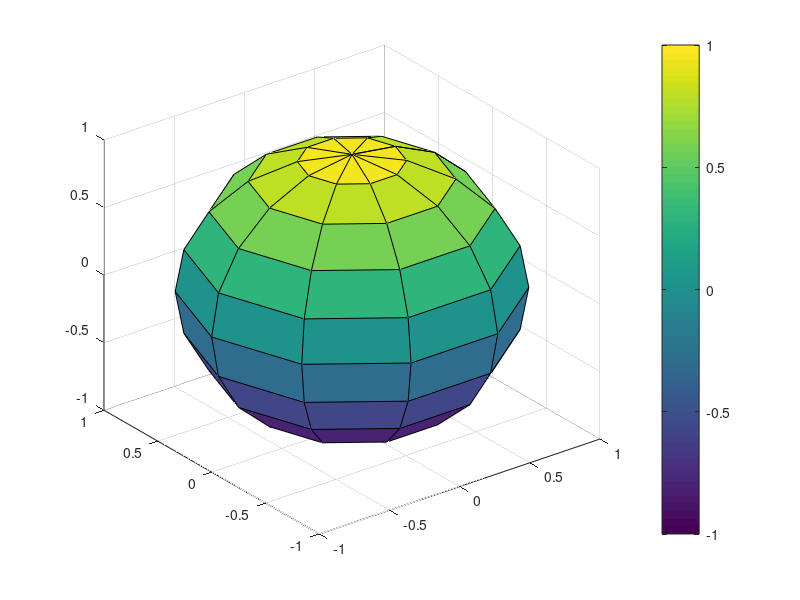

Recreate this plot in MATLAB.
% t = 0 : 0.1 : 5;
% y = exp(t);
% plot(t, y);

%   SOLVING DIFFERENTIAL EQUATION
% dif1 = @(t, y) y;
% [t, y] = ode45(dif1, [0 5], 1);
% plot(t, y);
% xlabel('time');
% ylabel('y');

% [t, y] = ode45(@problem3, [0 1], [0 0]);
% plot(t, y);

% for i = 1 : 4
%     x = linspace(0, 2*pi, 10*i);
%     y = cos(x) + sin(x);
%     subplot(2, 2, i);
%     plot(x, y, 'ro');
% end

% freq = 100 : 100 : 500;
% volts = [1.1 1.5 1.7 2.0 2.1];
% subplot(2 ,2, 1);
% bar(freq, volts);
% subplot(2, 2, 2);
% barh(freq, volts);
% subplot(2, 2, 3);
% area(freq, volts);
% subplot(2, 2, 4);
% stem(freq, volts);

% x = 0 : 0.01 : 6*pi;
% y = cos(x);
% comet(x, y);
% comter3(cos(x), sin(x), x);

[x, y, z] = sphere(10);
mesh(x, y, z);
surf(x, y, z);
colorbar;













